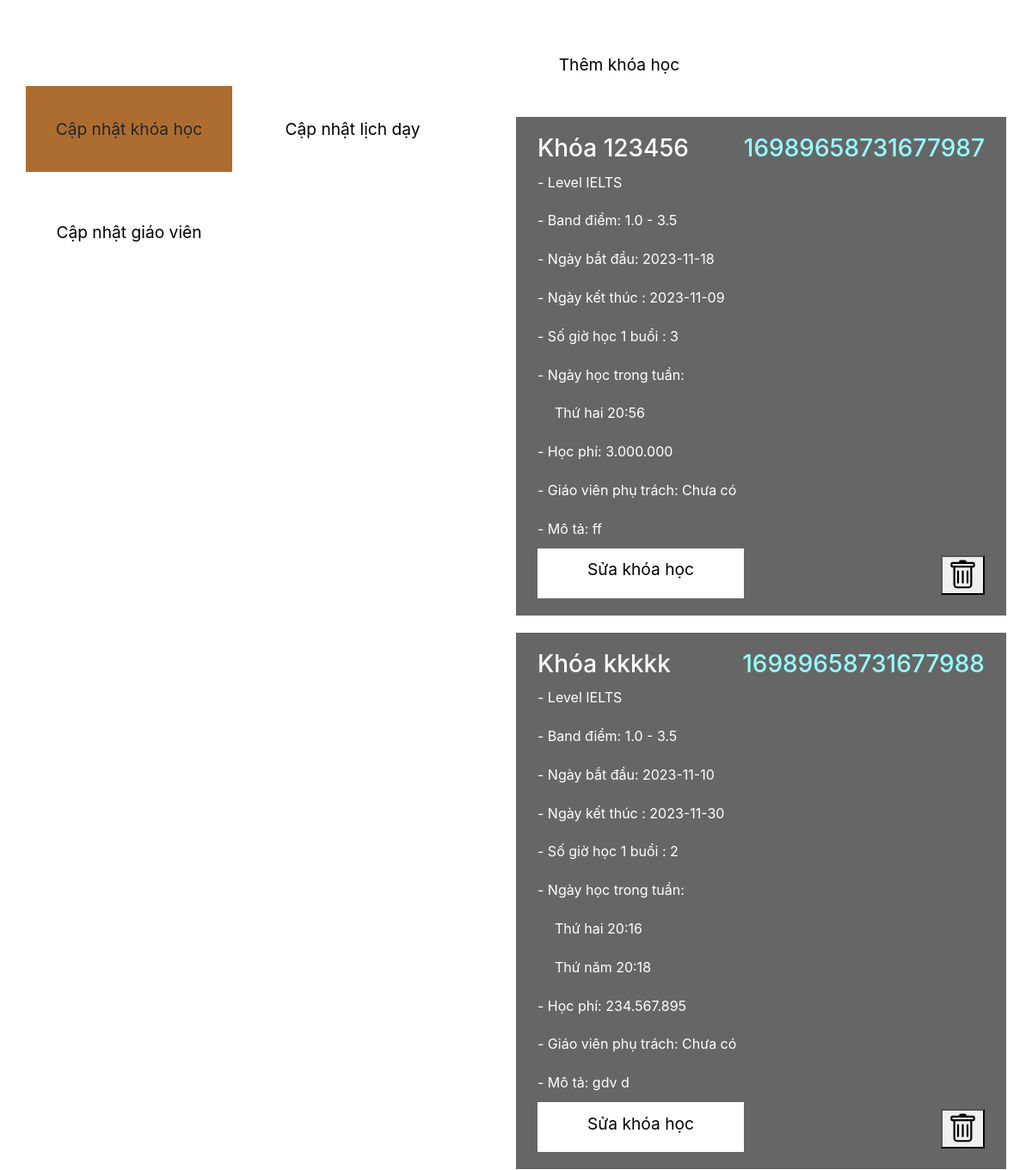
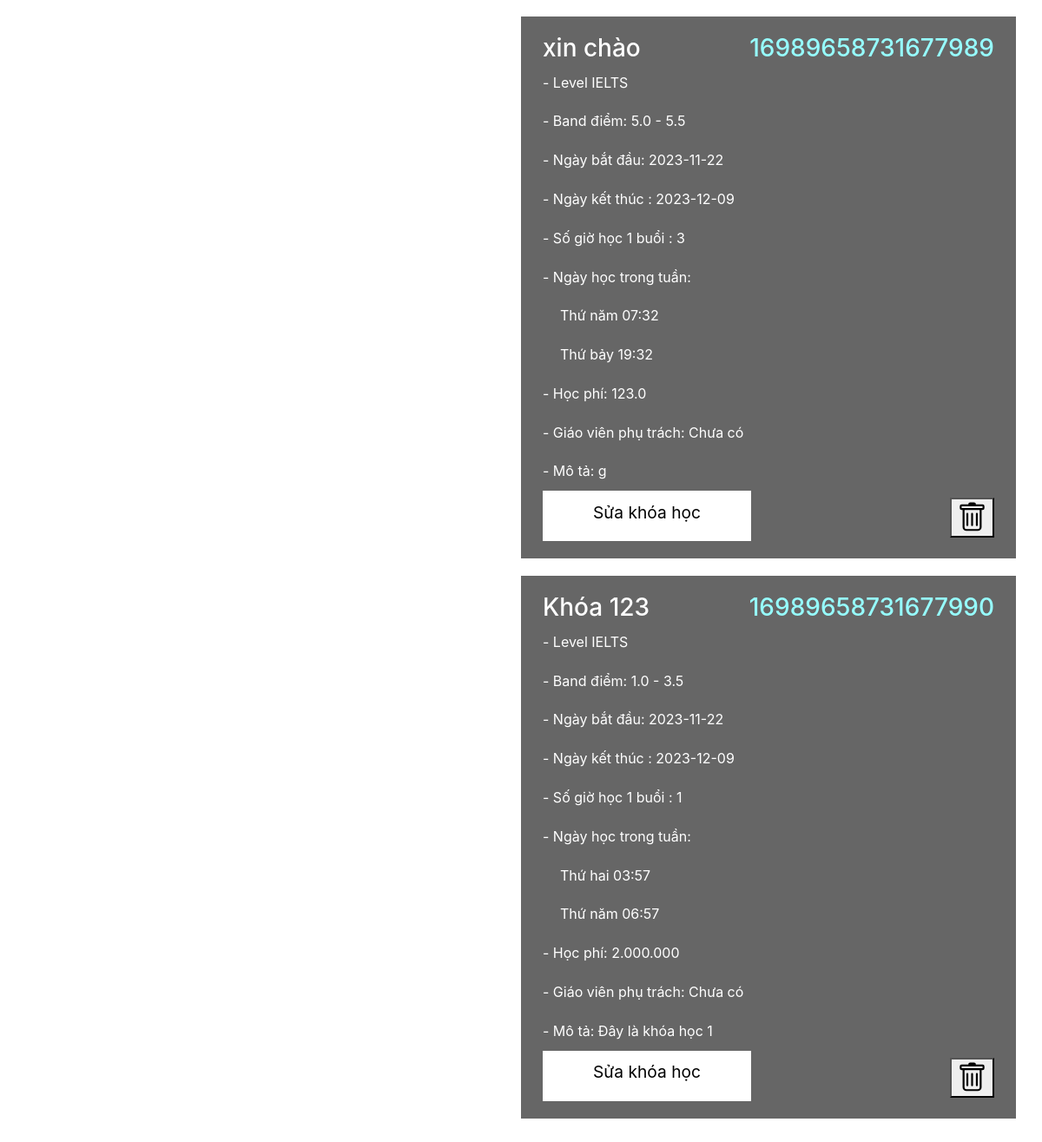
The app's page /quanly/capnhatkhoahoc with its own data (2 pictures, top to bottom).
### tables this page shows
CREATE TABLE course (id INTEGER PRIMARY KEY AUTOINCREMENT, course_name TEXT NOT NULL, level TEXT NOT NULL, band TEXT NOT NULL, start_date TEXT NOT NULL, course_fee REAL NOT NULL, description TEXT, end_date TEXT NOT NULL, teacher_id INTEGER REFERENCES teachers (teacher_id), so_gio_hoc INTEGER);

CREATE TABLE course_days (course_id INTEGER REFERENCES course (id), day TEXT, time TEXT, ma_ngay INTEGER PRIMARY KEY);

### taikhoan.py (the view, shortened to what this page needs)
@app.route('/quanly/capnhatkhoahoc', methods=['GET', 'POST', 'DELETE'])
def update_course():
    conn = get_db()
    cursor = conn.cursor()
    cursor.execute("SELECT * FROM course")
    courses = cursor.fetchall()
    cursor.execute("SELECT * FROM course_days")
    course_days = cursor.fetchall()
    conn.close()
    return render_template('capnhatkhoahoc.html', courses=courses, course_days=course_days)

### taikhoan.py (called while the page is built)
def get_db():
    if 'db' not in g:
        g.db = sqlite3.connect('school.db')
        g.db.row_factory = sqlite3.Row
    return g.db

### templates/capnhatkhoahoc.html (shortened to what this page needs)
<!DOCTYPE html>
<html lang="en">
<head>
    <link rel="stylesheet" type="text/css" href="{{ url_for('static', filename='css/capnhatkhoahoc.css') }}" />
    <link rel="stylesheet" type="text/css" href="{{ url_for('static', filename='css/bootstrap.css') }}" />
</head>
<body>
  <div class="tm-container">
    <div class="tm-row">
      <div class="tm-left">
        <div class="tm-left-inner">
          <div class="tm-site-header">
            <h1 class="tm-site-name">Xin chào quản lý</h1>
          </div>
          <nav class="tm-site-nav">
            <ul class="tm-site-nav-ul">
              <li class="tm-page-nav-item">
                <a  class="tm-page-link active">
                  <span>Cập nhật khóa học </span>
                </a>
              </li>
              <li class="tm-page-nav-item">
                <a href="{{ url_for('capnhatlichday') }}" class="tm-page-link">
                  <span>Cập nhật lịch dạy</span>
                </a>
              </li>
              <li class="tm-page-nav-item">
                <a href="{{ url_for('update_teacher') }}" class="tm-page-link">
                  <span>Cập nhật giáo viên</span>
                </a>
              </li>
            </ul>
          </nav>
        </div>
      </div>
      <div class="tm-right">
        <main class="tm-main">
          <div id="cold" class="tm-tab-content">
          <div id="contact" class="tm-page-content">
            <ul class="tm-site-nav-ul">
              <li class="tm-page-nav-item">
                <p class="update_course">
                  <span>Thêm khóa học</span>
                </p>
              </li>
              </ul>
              <div class="tm-list">
                {%if courses%}
                {% for course in courses %}
                <div class="tm-list-item">
                  <div class="tm-black-bg tm-list-item-text">
                    <h3 class="tm-list-item-name"> {{ course[1] }}<span class="tm-list-item-price"> {{ course[0] }}</span></h3>
                    <p class="tm-list-item-description">- Level {{ course[2] }}</p>
                    <p class="tm-list-item-description">- Band điểm: {{ course[3] }}</p>
                    <p class="tm-list-item-description">- Ngày bắt đầu: {{ course[4] }}</p>
                    <p class="tm-list-item-description">- Ngày kết thúc : {{ course[7] }}</p>
                    <p class="tm-list-item-description">- Số giờ học 1 buổi : {{ course[9] }}</p>
                      <p class="tm-list-item-lesson_day">- Ngày học trong tuần:
                        <div class = "lesson_day_time">
                          {% for courseday in course_days %}
                        {% if course[0]|int == courseday[0]|int %}
                          <p>{{ courseday[1] }} {{ courseday[2] }}</p>
                        {% endif %}
                      {% endfor %}
                        </div>
                    </p>
                  <p class="tm-list-item-description">- Học phí: {{ course[5] }}</p>
                  {% if course[8] == None%}
                    <p class="tm-list-item-description">- Giáo viên phụ trách: Chưa có</p>
                  {% else %}
                    <p class="tm-list-item-description">- Giáo viên phụ trách: {{ course[8] }}</p>
                  {% endif %}
                    <p class="tm-list-item-description">- Mô tả: {{ course[6] }}</p>
                    <button data-course-id="{{ course[0] }}" class="delete-icon" onclick="confirmDelete('{{ course[0] }}')">
                    </button>
                    <div class="sua_course">
                      <p  class="sua_course ">
                        {% if course[8] == None%}
                        <span onclick="openEditPopup('{{ course[0] }}', '{{ course[1]}}', '{{ course[2]}}', '{{ course[3]}}', '{{ course[4]}}', '{{ course[5]}}', '{{ course[6]}}', '{{ course[7]}}','-1', '{{ course[9]}}' )">Sửa khóa học</span>
                        {% else %}
                        <span onclick="openEditPopup('{{ course[0] }}', '{{ course[1]}}', '{{ course[2]}}', '{{ course[3]}}', '{{ course[4]}}', '{{ course[5]}}', '{{ course[6]}}', '{{ course[7]}}','{{ course[8]}}', '{{ course[9]}}')">Sửa khóa học</span>
                        {% endif %}
                      </p>
                    </div>
                  </div>
                </div>
                {% endfor %}
                {% else %}
                <div class="tm-black-bg tm-contact-text-container">
                  <h2 class="tm-text-primary">Thông báo</h2>
                  <p>Hiện chưa có khóa học nào, bạn hãy thêm khóa học mới</p>
                </div>
                {% endif %}
              </div>
            </div>
          </div>
        </main>
      </div>
    </div>
  </div>
</body>
</html>

### static/css/capnhatkhoahoc.css (style rules this page uses)
html { scroll-behavior: smooth; }
body { margin: 0; padding: 0; font-family: 'Open Sans', Arial, Helvetica, sans-serif; font-size: 18px; overflow-x: hidden; background-image: url("https://i.ibb.co/RhMZprS/jony-Image2-1.png"); background-size: cover; background-repeat: no-repeat; }
ul { padding: 0; margin: 0; }
nav > ul > li { list-style: none; }
a { color: #3CF; text-decoration: none; transition: all 0.3s ease; }
.tm-page-nav-item { list-style: none; }
p { line-height: 1.8; margin-top: 0; }
.tm-container { padding: 30px; }
.tm-row { display: flex; justify-content: space-between; }
.tm-left, .tm-right { width: 50%; }
.tm-left-inner { position: fixed; }
.tm-site-name { color: white; text-align: center; font-size: 2.2rem; }
.tm-left-inner { max-width: 500px; width: 100%; }
.tm-site-nav-ul { display: flex; flex-wrap: wrap; justify-content: space-between; }
.tm-page-nav-item { margin-top: 20px; }
.tm-page-link { min-width: 240px; height: 100px; background-color: white; color: black; display: flex; text-decoration: none !important; align-items: center; font-size: 1.2rem; }
.sua_course { width: 240px; height: 50px; background-color: white; color: black; display: inline-flex; text-decoration: none; align-items: center; font-size: 1.2rem; }
.sua_course > span { margin: auto !important; }
.update_course { min-width: 240px; height: 50px; background-color: white; color: black; display: flex; text-decoration: none; align-items: center; font-size: 1.2rem; }
.update_course> span { margin: auto; text-decoration: none; }
.tm-page-link:hover, .tm-page-link.active { background-color: #ae6d30; color: white; }
.tm-page-link > span { margin: auto; }
.tm-black-bg { background-color: rgba(0,0,0,0.6); color: white; }
.tm-main { max-width: 660px; }
.tm-list-item { display: flex; align-items: center; justify-content: space-between; margin-top: 20px; }
.tm-list-item-text { padding: 20px 25px; flex: 1; }
.tm-list-item-name { display: flex; justify-content: space-between; margin-top: 0; }
.tm-list-item-price { color: #96FEFF; }
.tm-tab-content { animation: fadeEffect 1s; }
.tm-page-content { animation: fadeEffect 1s; }
.lesson_day_time > p { margin-left: 20px; }
.delete-icon { display: flex; float: right; }

### records on screen
course: course_name "Khóa 123456", id "16989658731677987", level "IELTS", band "1.0 - 3.5", start_date "2023-11-18", end_date "2023-11-09", so_gio_hoc "3", course_fee "3.000.000", description "ff"
course_days: day "Thứ hai", time "20:56"
course: course_name "Khóa kkkkk", id "16989658731677988", level "IELTS", band "1.0 - 3.5", start_date "2023-11-10", end_date "2023-11-30", so_gio_hoc "2", course_fee "234.567.895", description "gdv d"
course_days: day "Thứ hai", time "20:16"
course_days: day "Thứ năm", time "20:18"
course: course_name "xin chào", id "16989658731677989", level "IELTS", band "5.0 - 5.5", start_date "2023-11-22", end_date "2023-12-09", so_gio_hoc "3", course_fee "123.0", description "g"
course_days: day "Thứ năm", time "07:32"
course_days: day "Thứ bảy", time "19:32"
course: course_name "Khóa 123", id "16989658731677990", level "IELTS", band "1.0 - 3.5", start_date "2023-11-22", end_date "2023-12-09", so_gio_hoc "1", course_fee "2.000.000", description "Đây là khóa học 1"
course_days: day "Thứ hai", time "03:57"
course_days: day "Thứ năm", time "06:57"
